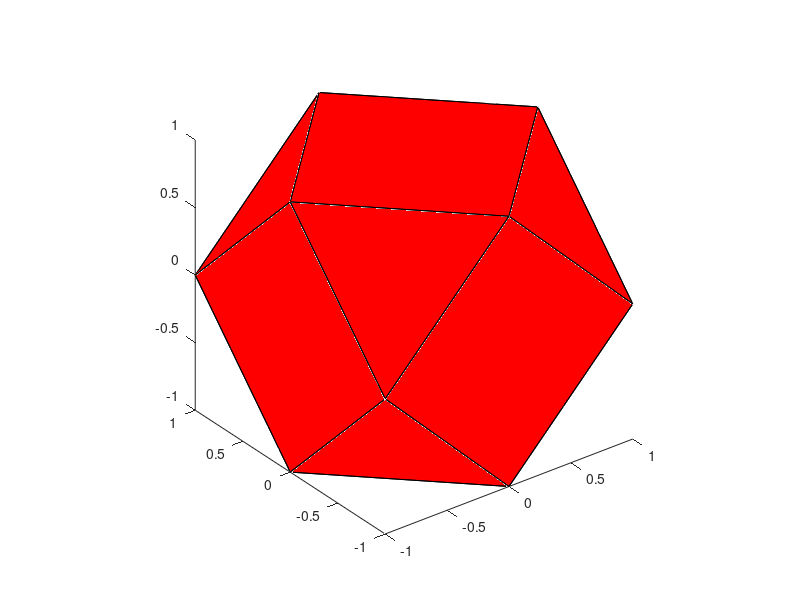
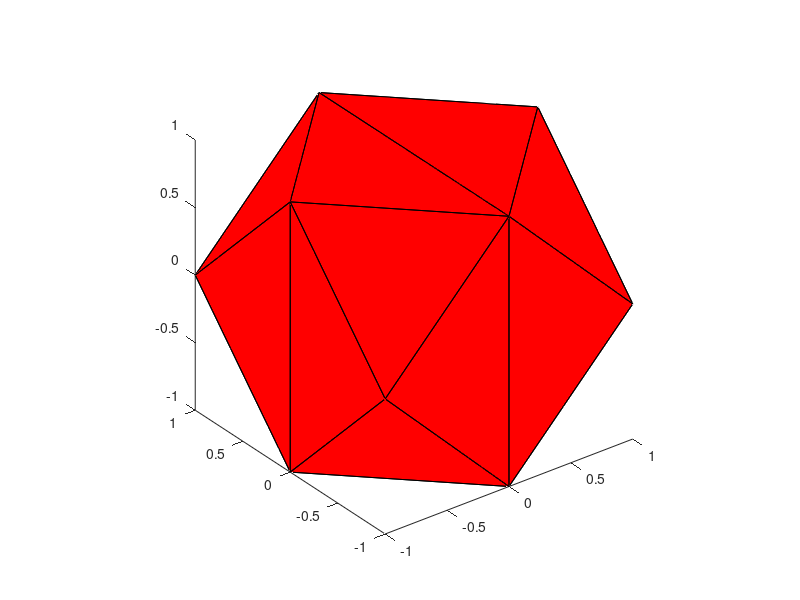

Here is the MATLAB script that generated these plots, in order:
% function demoTriangulateFaces(varargin)
%TRIANGULATEFACESDEMO Demonstrate how to transform a generic to a trimesh
%   output = demoTriangulateFaces(input)
%
%   Example
%   demoTriangulateFaces
%
%   See also
%
%
% ------
% Author: David Legland
% e-mail: david.legland@nantes.inra.fr
% Created: 2008-10-16,    using Matlab 7.4.0.287 (R2007a)
% Copyright 2008 INRA - BIA PV Nantes - MIAJ Jouy-en-Josas.

%% Original polyhedron

% create a polyhedron with various face vertex numbers
[n e f] = createCubeOctahedron; 

% display the polyhedron
figure(1); clf;
drawPolyhedron(n, f);

% graphical settings
view(3);
axis equal;


%% Compute triangulation

% Computation of triangulated mesh
tri = triangulateFaces(f);

% display new mesh
figure(2); clf;
patch('vertices', n, 'faces', tri, 'facecolor', 'r');

% graphical settings
view(3);
axis equal;
